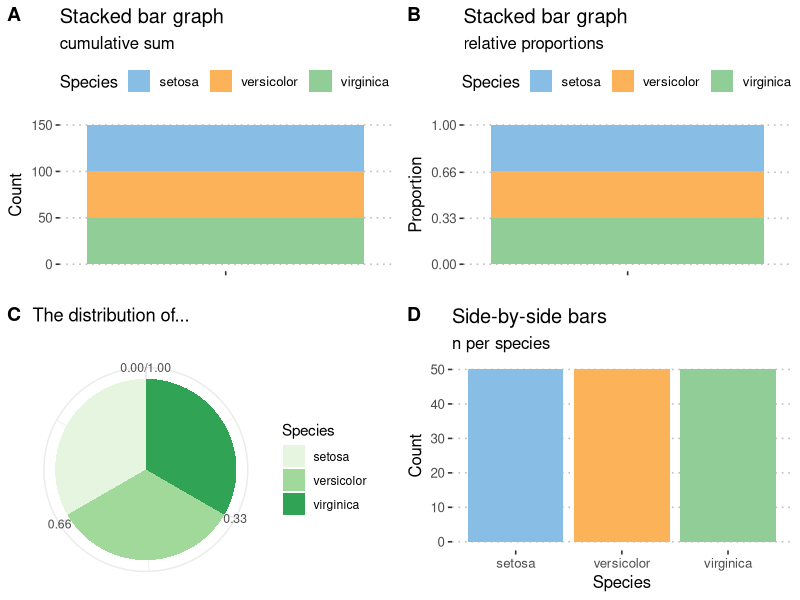
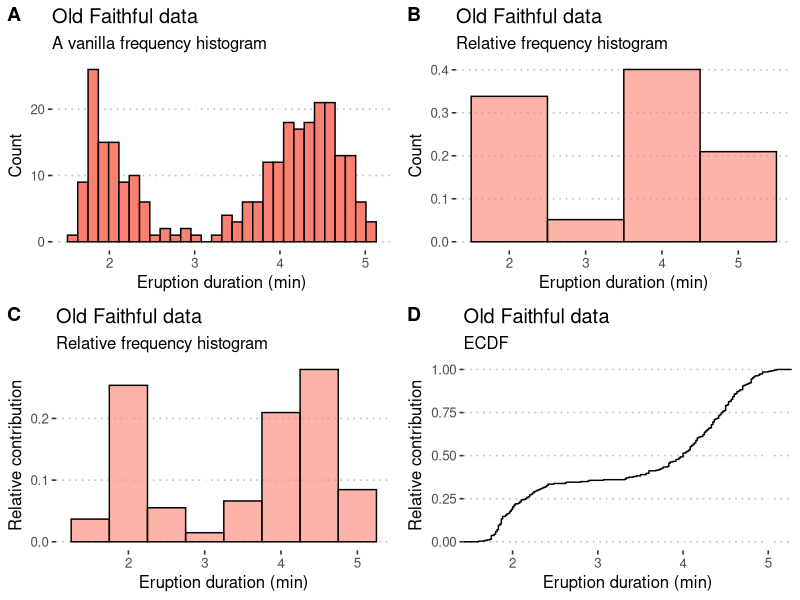
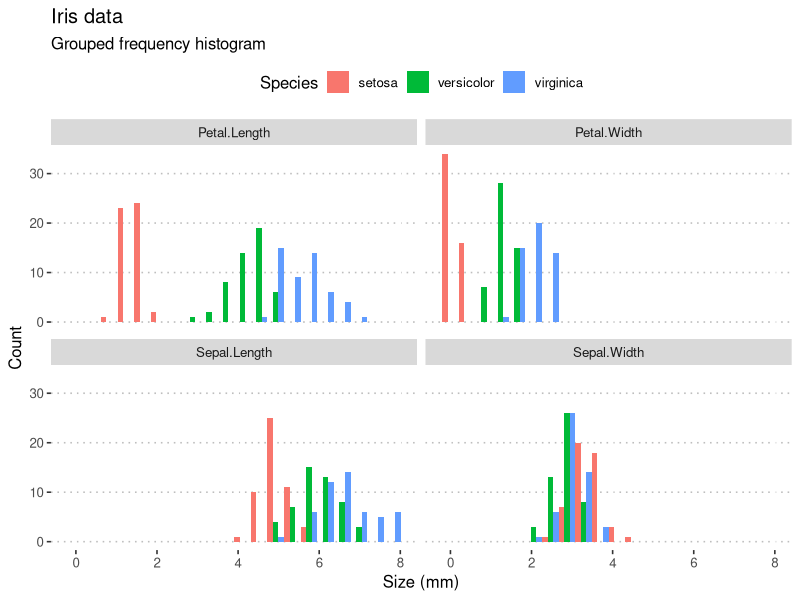
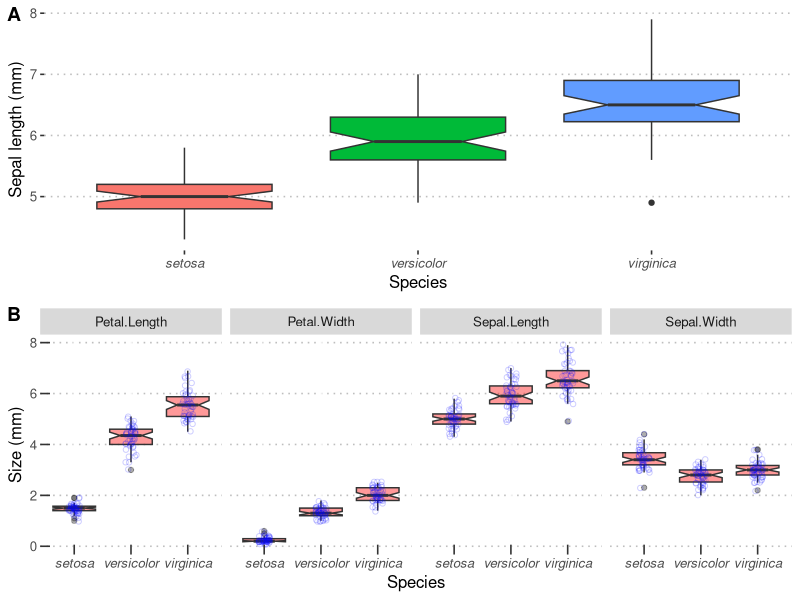
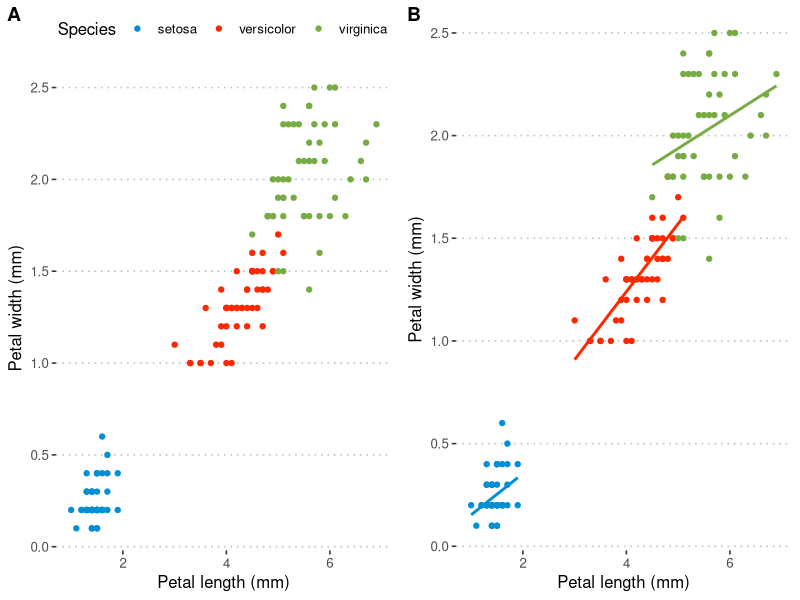
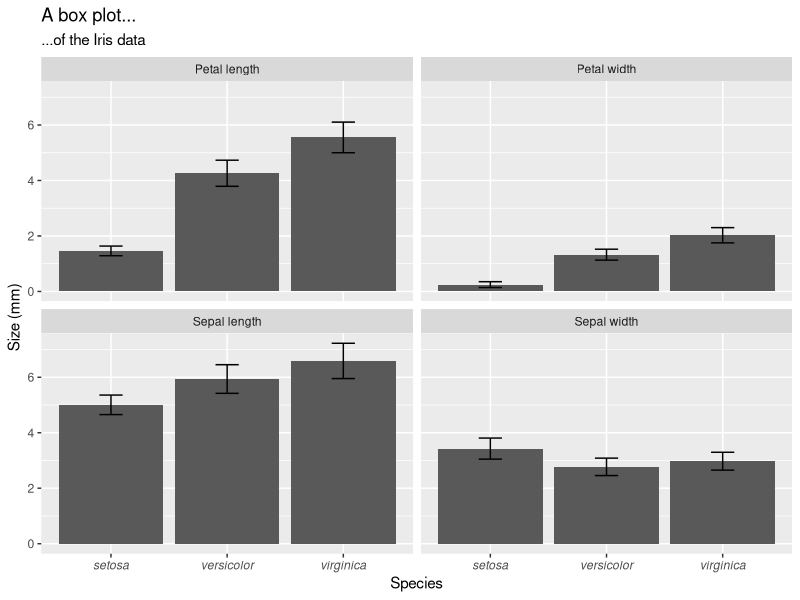
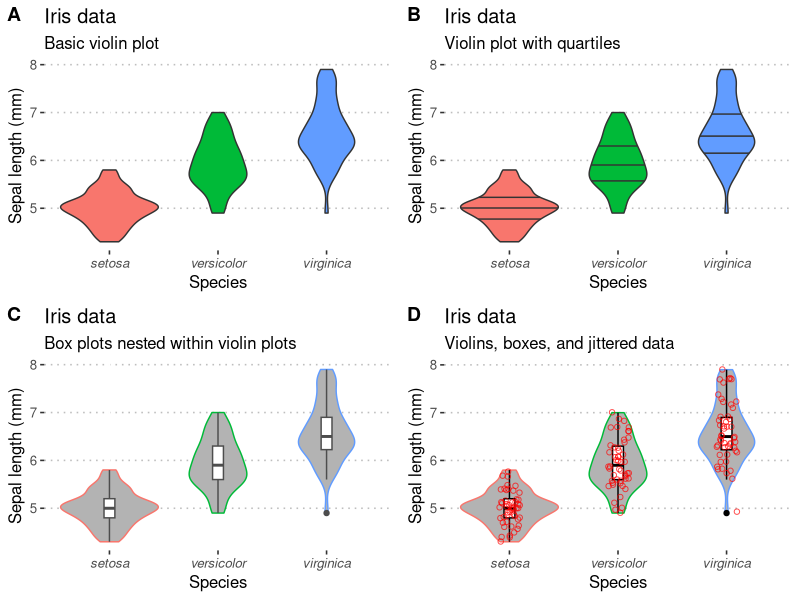

The R script that drew these images, in order:
#Rasheeqa Isaacs
#09 April 2019
#basic stats Day 1

#load libraries
library(tidyverse)

#load chickweight
chicks <- as_tibble(ChickWeight)

#type in head
head(chicks)
head (chicks, n = 20)  #first 20 rows
tail(chicks, n = 10)   #last 10 rows
colnames(chicks)       #display column names
names <- colnames(chicks)  #rename data to names
summary(chicks)  #summary of the data
dim(chicks)  #dimension of the data
glimpse(chicks)  #giving a glimpse of the data
ncol(chicks)  #the number of columns
nrow(chicks)  #the number of rows
mean(chicks$weight)

chicks %>%
  group_by(Diet) %>%   #group by diet
  filter(Time == 0) %>%  #filter by time
  summarise(mean_weight = mean(weight),    #summarise using mean weight and the function standard deviation 
            sd_weight = sd(weight)) %>%
  ungroup()   #ungroup to simplify the data

chicks %>%
  summarise(length = n())

length(chicks$weight)


#the mean
nums <- c(13, 666, 13, 776, 35, 13)  #single vector of numbers

(mean <- sum(nums) / length(nums)) #longer way of caculating the mean 
mean(nums) 

round(mean(chicks$weight), 1)   #rounds off to one decimal place

chicks %>%
  summarise(mean_weight = mean(weight))   #an individual chickens size


#What happens when there are missing values (NA)?
numbers <- c(6, 65, 84, NA, 45, 4)   
mean(numbers)       
mean(numbers, na.rm = TRUE)     
mean(na.omit(numbers))     #removing NA values


#median
nums2 <- c(5, 2, 6, 13, 1)  #vector of numbers
mean(nums2)  #the mean/average of values
median(nums2)  #median/middle value

nums3 <- c(5, 2, 6, 13, 1, 13)  #change the original values and add additional value
mean(nums3)       #the mean/average of values
median(nums3)  #median/middle value


chicks %>%
  summarise(sd_wt = sd(weight))  #the standard deviation of the chick data


#Quantile calculation
chicks %>%    
  summarise(min_wt = min(weight),
            qrt1_wt = quantile(weight, p = 0.25),
            med_wt = median(weight),
            qrt3_wt = quantile(weight, p = 0.75),
            max_wt = max(weight))


range(chicks$weight)  #calculating the range of the chick data
min(chicks$weight)   #calculating the minimum value
max(chicks$weight)   #calculating the maximum value


summary(chicks$weight) 
  
sum_chicks <- chicks %>%
  filter(Time <=10) %>%
  group_by(Diet) %>%
  summarise(min_wt = min(weight),
            qrt1_wt = quantile(weight, p = 0.25),
            med_wt = median(weight),
            qrt3_wt = median(weight, p = 0.75),
            max_wt = max(weight))

library(ggpubr)
library(RColorBrewer)
library(ggthemes)

iris

iris.cnt <- iris %>%
  count(Species) %>%    # creates a column, n, with the counts
  mutate(prop = n / sum(n))   # creates the relative proportion of each species #mutation which creates a new column
iris.cnt           
 
plt1 <- ggplot(data = iris.cnt, aes(x = "", y = n, fill = Species)) +  #do not need a name at the x axis because it will automatically use the species in the data
  geom_bar(width = 1, stat = "identity") +  #   
  labs(title = "Stacked bar graph", subtitle = "cumulative sum",
       x = NULL, y = "Count") +
  theme_pubclean() + scale_color_few() +
  scale_fill_few()

plt2 <- ggplot(data = iris.cnt, aes(x = "", y = prop, fill = Species)) +
  geom_bar(width = 1, stat = "identity") +
  scale_y_continuous(breaks = c(0.00, 0.33, 0.66, 1.00)) +
  labs(title = "Stacked bar graph", subtitle = "relative proportions",
       x = NULL, y = "Proportion") +
  theme_pubclean() + scale_color_few() +
  scale_fill_few()


plt3 <- plt2 + coord_polar("y", start = 0) +
  labs(title = "The distribution of...", subtitle = "",
       x = NULL, y = NULL) +
  scale_fill_brewer(palette = "Pinks") +
  theme_minimal()


plt4 <- ggplot(data = iris, aes(x = Species, fill = Species)) +
  geom_bar(show.legend = FALSE) +
  labs(title = "Side-by-side bars", subtitle = "n per species", y = "Count") +
  theme_pubclean() + scale_color_few() +
  scale_fill_few()

ggarrange(plt1, plt2, plt3, plt4, nrow = 2, ncol = 2, labels = "AUTO")  #arranging the four plots


faithful #faithful data
summary(faithful)

hist1 <- ggplot(data = faithful, aes(x = eruptions)) +
  geom_histogram(colour = "black", fill = "salmon", alpha = 1) +  #alpha is the transparency of the bar
  labs(title = "Old Faithful data",
  subtitle = "A vanilla frequency histogram",
  x = "Eruption duration (min)",
  y = "Count") + theme_pubclean()  #theme_pubclean is the changing of the bachground of the graph


hist2 <- ggplot(data = faithful, aes(x = eruptions)) +
  geom_histogram(aes(y = ..density..),  #have to have the two dots by density
                 
                 position = 'identity', binwidth = 1,   #changing binwidth change the width to make the columns in the graph broader
                 colour = "black", fill = "salmon", alpha = 0.6) +
  
  labs(title = "Old Faithful data",
       subtitle = "Relative frequency histogram",
       x = "Eruption duration (min)",
       y = "Count") + theme_pubclean()

nrow(faithful)


hist3 <- ggplot(data = faithful, aes(x = eruptions)) +
  geom_histogram(aes(y = 0.5 * ..density..),
                 position = 'identity', binwidth = 0.5,
                 colour = "black", fill = "salmon", alpha = 0.6) +
  
  labs(title = "Old Faithful data",
       subtitle = "Relative frequency histogram",
       x = "Eruption duration (min)",
       y = "Relative contribution") + theme_pubclean()


hist4 <- ggplot(data = faithful, aes(x = eruptions)) +
  stat_ecdf() +
  labs(title = "Old Faithful data",
       subtitle = "ECDF",
       x = "Eruption duration (min)",
       y = "Relative contribution") + theme_pubclean()


ggarrange(hist1, hist2, hist3, hist4, ncol = 2, nrow = 2, labels = "AUTO")


iris.long <- iris %>%
  gather(key = "variable", value = "size", -Species)
ggplot(data = iris.long, aes(x = size)) +
  geom_histogram(position = "dodge", # ommitting this creates a stacked histogram
                 
                 colour = NA, bins = 20,
                 aes(fill = Species)) +
  
  facet_wrap(~variable) +
  labs(title = "Iris data",
       subtitle = "Grouped frequency histogram",
       x = "Size (mm)",
       y = "Count") +
  theme_pubclean()

summary(iris)

plt1 <- ggplot(data = iris, aes(x = Species, y = Sepal.Length, fill = Species)) +
  geom_boxplot(show.legend = FALSE, notch = TRUE) + theme_pubclean() +  #specify geom_boxplot to create boxplot graph
  labs(y = "Sepal length (mm)") +
  theme(axis.text.x = element_text(face = "italic"))

plt2 <- ggplot(data = iris.long, aes(x = Species, y = size)) +
  geom_boxplot(fill = "red", alpha = 0.4, notch = TRUE) +
  geom_jitter(width = 0.1, shape = 21, colour = "blue", fill = NA, alpha = 0.2) +  #alpha is the transparency of the bins
  facet_wrap(~variable, nrow = 1) +
  labs(y = "Size (mm)") + theme_pubclean() +
  theme(axis.text.x = element_text(face = "italic")) +
  theme(axis.ticks.length=unit(-0.25, "cm"), axis.ticks.margin=unit(0.5, "cm"))

ggarrange(plt1, plt2, nrow = 2, ncol = 1, labels = "AUTO")   #arranging the graphs into 2 rows and a single column


plt1 <- ggplot(data = iris, aes(x = Petal.Length, y = Petal.Width, colour = Species)) +
  geom_point() +   #creating a scatterplot
  labs(x = "Petal length (mm)", y = "Petal width (mm)") +
  theme(legend.position = c(0.18, 0.85)) +
  scale_color_fivethirtyeight() +
  scale_fill_fivethirtyeight() +
  theme_pubclean()

plt2 <- ggplot(data = iris, aes(x = Petal.Length, y = Petal.Width, colour = Species)) +
  geom_point(show.legend = FALSE) +
  geom_smooth(method = "lm", se = FALSE, show.legend = FALSE) +   
  scale_color_fivethirtyeight() +
  scale_fill_fivethirtyeight() +  
  labs(x = "Petal length (mm)", y = "Petal width (mm)") +  #labelling the x and y axis 
  theme_pubclean()  #the changing of the background of the graph

ggarrange(plt1, plt2, ncol = 2, nrow = 1, labels = "AUTO") #arranging the plots in two columns and a single row

facet.names <- c(Petal.Length = "Petal length",
                 Petal.Width = "Petal width",
                 Sepal.Length = "Sepal length",
                 Sepal.Width = "Sepal width")    #make lables for the facets

iris.long %>%
  group_by(Species, variable) %>%       #grouping by species and variables
  summarise(mean.size = mean(size),         #summarising mean and standard deviation  
            sd.size = sd(size)) %>%
  ggplot(aes(x = Species, y = mean.size)) +  #creating a ggplot 
  geom_bar(stat = "identity") +              #creating bargraph
  geom_errorbar(aes(ymin = mean.size - sd.size, ymax = mean.size + sd.size), width = 0.2) +  #adding error bars with the width.
  facet_wrap(~variable, labeller = labeller(variable = facet.names)) +   
  labs(y = "Size (mm)", title = "A box plot...", subtitle = "...of the Iris data") +   #adding labels to the y axis, adding the title and subtitle.
  theme(axis.text.x = element_text(face = "italic")) 


#Violin graph
vio1 <- ggplot(data = iris, aes(x = Species, y = Sepal.Length, fill = Species)) +
  geom_violin() +
  theme_pubclean() + theme(legend.position = "none") +
  labs(title = "Iris data",
       subtitle = "Basic violin plot", y = "Sepal length (mm)") +
  theme(axis.text.x = element_text(face = "italic"))

vio2 <- ggplot(data = iris, aes(x = Species, y = Sepal.Length, fill = Species)) +
  geom_violin(show.legend = FALSE, draw_quantiles = c(0.25, 0.5, 0.75)) +
  theme_pubclean() + theme(legend.position = "none") +
  labs(title = "Iris data",
       subtitle = "Violin plot with quartiles", y = "Sepal length (mm)") +
  theme(axis.text.x = element_text(face = "italic"))

vio3 <- ggplot(data = iris, aes(x = Species, y = Sepal.Length, colour = Species)) +
  geom_violin(fill = "grey70") +
  geom_boxplot(width = 0.1, colour = "grey30", fill = "white") +
  theme_pubclean() + theme(legend.position = "none") +
  labs(title = "Iris data",
       subtitle = "Box plots nested within violin plots", y = "Sepal length (mm)") +
       theme(axis.text.x = element_text(face = "italic"))

vio4 <- ggplot(data = iris, aes(x = Species, y = Sepal.Length, colour = Species)) +
  geom_violin(fill = "grey70") +
  geom_boxplot(width = 0.1, colour = "black", fill = "white") +
  geom_jitter(shape = 1, width = 0.1, colour = "red", alpha = 0.7, fill = NA) +
  theme_pubclean() + theme(legend.position = "none") +
  labs(title = "Iris data",
       subtitle = "Violins, boxes, and jittered data", y = "Sepal length (mm)") +
  theme(axis.text.x = element_text(face = "italic"))

ggarrange(vio1, vio2, vio3, vio4, ncol = 2, nrow = 2, labels = "AUTO")






























































  
  


  





